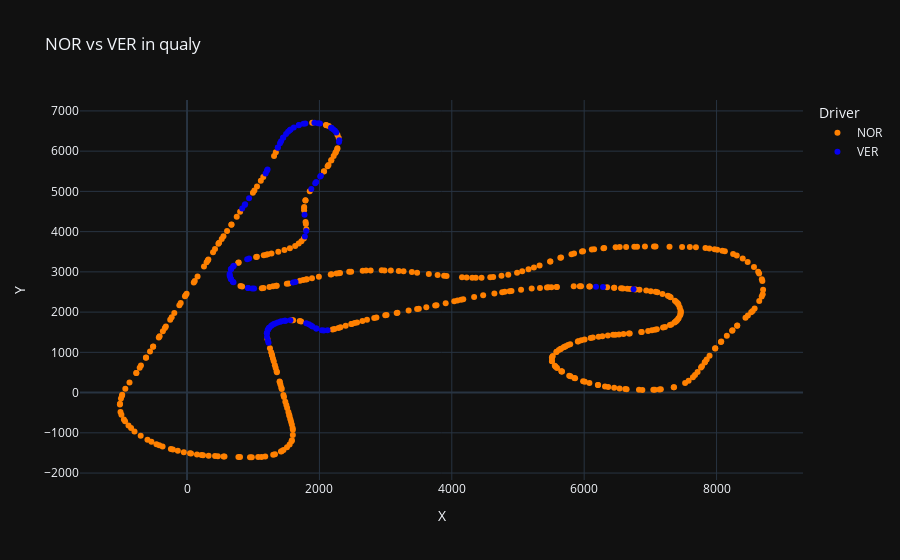

Notebook code for this chart:
### Code cell
# 2 fastest drivers of qualy comparison
px.scatter(qualy2, x='X', y='Y', color='Driver', color_discrete_map=colormap, title=f"{r1["Abbreviation"][0]} vs {r2["Abbreviation"][0]} in qualy", template="plotly_dark")

### Figure 1 — Plotly figure (JSON) as saved in the notebook; plotly's stock layout.template omitted (floating-point values rounded to 4 significant figures; data arrays with more than 128 entries replaced by an {"elided": "..."} marker saying what was removed)
{"data": [{"hovertemplate": "Driver=NOR<br>X=%{x}<br>Y=%{y}<extra></extra>", "legendgroup": "NOR", "marker": {"color": "#ff8000", "symbol": "circle"}, "mode": "markers", "name": "NOR", "orientation": "v", "showlegend": true, "type": "scatter", "x": {"elided": "441 float values"}, "xaxis": "x", "y": {"elided": "441 float values"}, "yaxis": "y"}, {"hovertemplate": "Driver=VER<br>X=%{x}<br>Y=%{y}<extra></extra>", "legendgroup": "VER", "marker": {"color": "#0600ef", "symbol": "circle"}, "mode": "markers", "name": "VER", "orientation": "v", "showlegend": true, "type": "scatter", "x": [833.1, 870.9, 878, 937.4, 1188.0, 1207, 1217.0, 1371.0, 1372, 1405, 1420.0, 1451, 1454.0, 1496, 1526.0, 1551, 1565.0, 1613, 1687, 1692.0, 1760, 1788.0, 1925.0, 1980, 2009.0, 2177, 2180.0, 2207, 2235.0, 2255, 2301.0, 2296, 2022, 2012.0, 1952.0, 1937, 1878, 1775.0, 1800.0, 1780, 938.3, 909, 706, 695.3, 668, 662.4, 644, 644.9, 648, 661.1, 664, 692, 702.1, 921.4, 923, 984.5, 1014, 1601.0, 1639, 6746, 6284.0, 6179, 2123, 2066.0, 2035, 1954.0, 1952, 1895.0, 1873, 1840.0, 1801, 1562.0, 1489.0, 1482, 1471, 1425.0, 1408, 1370, 1332.0, 1311, 1286.0, 1269, 1240, 1238.0, 1221.0, 1219, 1206.0, 1206, 1209, 1223, 1231.0], "xaxis": "x", "y": [4573.0, 4665.0, 4682, 4828.0, 5447.0, 5512, 5545.0, 6085.0, 6088, 6199, 6247.0, 6330, 6338.0, 6429, 6481.0, 6517, 6535.0, 6588, 6644, 6647.0, 6679, 6686.0, 6706.0, 6694, 6684.0, 6583, 6580.0, 6545, 6505.0, 6461, 6270.0, 6229, 5390, 5368.0, 5235.0, 5201, 5062, 4418.0, 4018.0, 3876, 3330.0, 3314, 3150, 3131.0, 3077, 3062.0, 2949, 2909.0, 2882, 2828.0, 2819, 2756, 2743.0, 2599.0, 2599, 2588.0, 2585, 2735.0, 2751, 2567, 2624.0, 2633, 1547, 1543.0, 1551, 1594.0, 1595, 1645.0, 1667, 1697.0, 1726, 1795.0, 1787.0, 1786, 1784, 1770.0, 1763, 1744, 1719.0, 1702, 1677.0, 1655, 1609, 1605.0, 1562.0, 1555, 1479.0, 1477, 1382, 1286, 1236.0], "yaxis": "y"}], "layout": {"legend": {"title": {"text": "Driver"}, "tracegroupgap": 0}, "title": {"text": "NOR vs VER in qualy"}, "xaxis": {"anchor": "y", "domain": [0, 1], "title": {"text": "X"}}, "yaxis": {"anchor": "x", "domain": [0, 1], "title": {"text": "Y"}}}}
